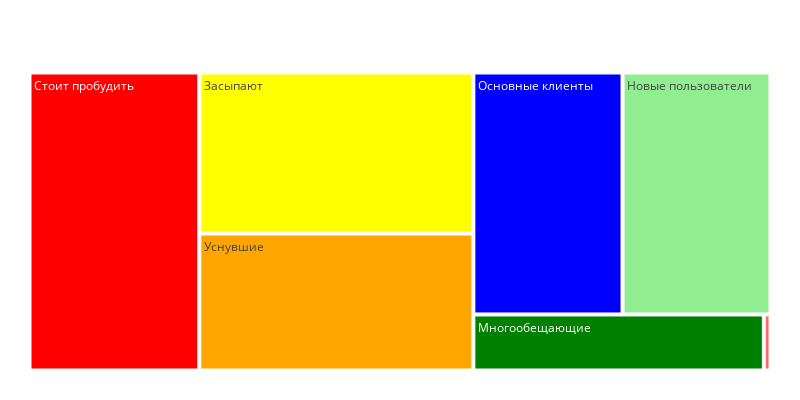

Notebook code cell kept with this figure:
### Code cell
fig=px.treemap(for_fig, path=['Segment'],values='User_id', width=800, height=400)
fig.update_layout(
    treemapcolorway = ["Red", "Yellow","Orange","Blue","LightGreen","Green"], #defines the colors in the treemap
    margin = dict(t=50, l=25, r=25, b=25))
fig.show()

### Figure 1 — Plotly figure (JSON) as saved in the notebook; plotly's stock layout.template omitted (floating-point values rounded to 4 significant figures)
{"data": [{"branchvalues": "total", "domain": {"x": [0, 1], "y": [0, 1]}, "hovertemplate": "labels=%{label}<br>User_id=%{value}<br>parent=%{parent}<br>id=%{id}<extra></extra>", "ids": ["Засыпают", "Лояльные клиенты", "Многообещающие", "Новые пользователи", "Основные клиенты", "Стоит пробудить", "Уснувшие"], "labels": ["Засыпают", "Лояльные клиенты", "Многообещающие", "Новые пользователи", "Основные клиенты", "Стоит пробудить", "Уснувшие"], "name": "", "parents": ["", "", "", "", "", "", ""], "type": "treemap", "values": [18651, 157, 6882, 15136, 15260, 21395, 15877]}], "layout": {"height": 400, "legend": {"tracegroupgap": 0}, "margin": {"b": 25, "l": 25, "r": 25, "t": 50}, "treemapcolorway": ["Red", "Yellow", "Orange", "Blue", "LightGreen", "Green"], "width": 800}}
